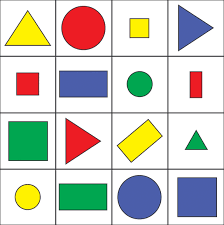
#> input picture assets/shapes.png, 224 x 225 px, given in place of the camera
$ python contours.py
#> lines starting #> are read from the running program, lines starting #| are printed output that depends on the picture; after the words box and inside, x2 and y2 are one past the last pixel; in counts of white or black regions, pixels touching at a corner belong together
### stacked_image.py
import cv2
import numpy as np

def stackImages(scale, imgArray):
    rows = len(imgArray)
    cols = len(imgArray[0])
    rowsAvailable = isinstance(imgArray[0], list)
    width = imgArray[0][0].shape[1]
    height = imgArray[0][0].shape[0]
    if rowsAvailable:
        for x in range(0, rows):
            for y in range(0, cols):
                if imgArray[x][y].shape[:2] == imgArray[0][0].shape[:2]:
                    imgArray[x][y] = cv2.resize(imgArray[x][y], (0, 0), None, scale, scale)
                else:
                    imgArray[x][y] = cv2.resize(imgArray[x][y], (imgArray[0][0].shape[1], imgArray[0][0].shape[0]),
                                                None, scale, scale)
                if len(imgArray[x][y].shape) == 2: imgArray[x][y] = cv2.cvtColor(imgArray[x][y], cv2.COLOR_GRAY2BGR)
        imageBlank = np.zeros((height, width, 3), np.uint8)
        hor = [imageBlank] * rows
        hor_con = [imageBlank] * rows
        for x in range(0, rows):
            hor[x] = np.hstack(imgArray[x])
        ver = np.vstack(hor)
    else:
        for x in range(0, rows):
            if imgArray[x].shape[:2] == imgArray[0].shape[:2]:
                imgArray[x] = cv2.resize(imgArray[x], (0, 0), None, scale, scale)
            else:
                imgArray[x] = cv2.resize(imgArray[x], (imgArray[0].shape[1], imgArray[0].shape[0]), None, scale, scale)
            if len(imgArray[x].shape) == 2: imgArray[x] = cv2.cvtColor(imgArray[x], cv2.COLOR_GRAY2BGR)
        hor = np.hstack(imgArray)
        ver = hor
    return ver

### contours.py
import cv2

from stacked_image import *

cap = cv2.VideoCapture(0)
cap.set(3, 640)
cap.set(4, 240)

def empty(a):
    pass

cv2.namedWindow("Parameters")
cv2.resizeWindow("Parameters",640,240)
cv2.createTrackbar("Threshold1","Parameters",23,255,empty)
cv2.createTrackbar("Threshold2","Parameters",20,255,empty)
# cv2.createTrackbar("Area","Parameters",5000,30000,empty)

while True:
    ret,img = cap.read()
#> img is the input picture: shape (225, 224, 3); mean B, G, R 198.3, 207.4, 207.5
    width = int(cap.get(3))
    height = int(cap.get(4))

    gray = cv2.cvtColor(img,cv2.COLOR_BGR2GRAY)
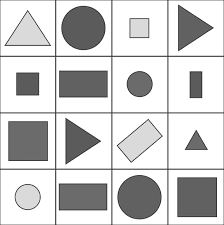
#> gray: shape (225, 224); min 25, max 255, mean 206.3
    blur = cv2.GaussianBlur(gray, (7,7), cv2.BORDER_DEFAULT)
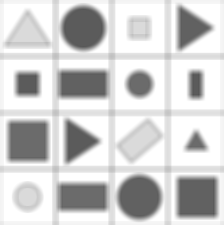
#> blur: shape (225, 224); min 84, max 255, mean 206.9

    threshold1 = cv2.getTrackbarPos("Threshold1", "Parameters")
    threshold2 = cv2.getTrackbarPos("Threshold2", "Parameters")

    canny = cv2.Canny(blur, threshold1, threshold2)
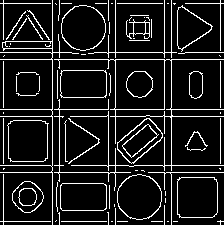
#> canny: shape (225, 224); 11.4% white in thin lines or dots
    kernel = np.ones((5,5),np.uint8)
    dilated = cv2.dilate(canny,kernel , iterations=2)
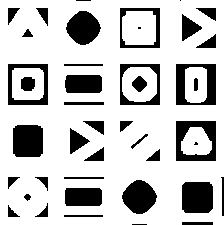
#> dilated: shape (225, 224); 77.7% white; 42 black regions (5 under 20 px), largest, box (x1, y1, x2, y2) and area: (182, 182, 213, 213) 930, (13, 125, 43, 157) 929, (176, 121, 216, 161) 912
    eroded = cv2.erode(dilated,kernel,iterations=1)
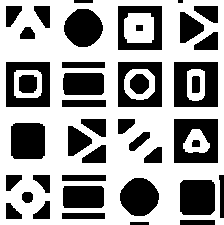
#> eroded: shape (225, 224); 61.4% white; 42 black regions (1 under 20 px)

    ret, thresh = cv2.threshold(gray, threshold1, threshold2, cv2.THRESH_BINARY)
#> thresh: shape (225, 224); every value is 20
#> ret = 23

    contours, hierarchies = cv2.findContours(dilated, cv2.RETR_LIST, cv2.CHAIN_APPROX_NONE)
#> contours = 43 contours, 2 with area under 20; largest, box (x1, y1, x2, y2) and area: (0, 0, 224, 225) 49746, (175, 63, 217, 106) 1720, (119, 63, 161, 106) 1720, (7, 63, 49, 106) 1720, (175, 120, 217, 162) 1679

    contourImg = np.zeros(img.shape, dtype='uint8')
    cv2.drawContours(contourImg, contours, -1, (0,225,255), 1)
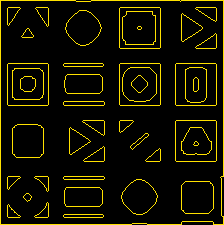
#> contourImg: shape (225, 224, 3); mean of channels 0, 1, 2 0, 18.4, 20.8; drawn as B, G, R

    StackedImages = stackImages(0.5,([img,blur,canny],
                                           [dilated,thresh,contourImg]))
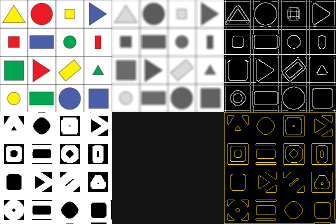
#> StackedImages: shape (224, 336, 3); mean B, G, R 108.9, 113.7, 114.1

    cv2.imshow("Staked Images", StackedImages)
    if cv2.waitKey(1) & 0xFF == ord('q'):
#> (key q is pressed here)
        break

cap.release()
cv2.destroyAllWindows()
